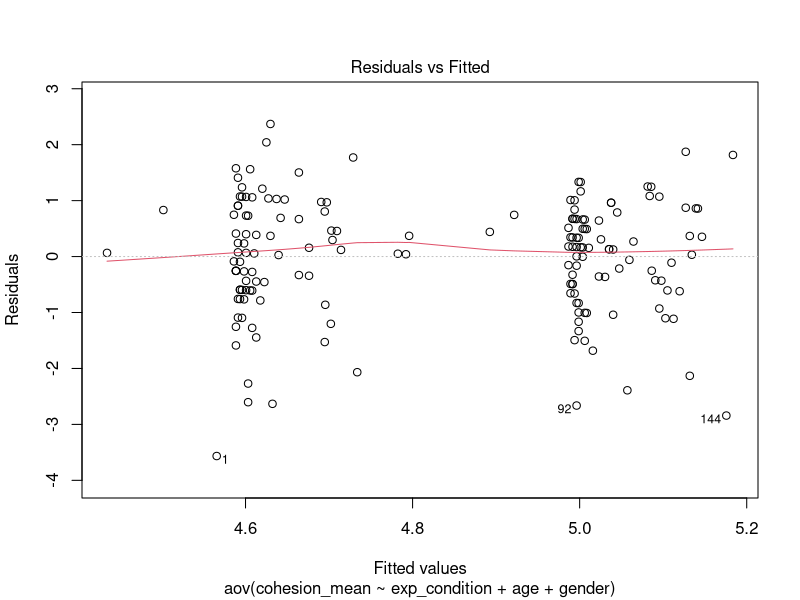

The R source for this figure: (Note: this script raises an error after producing the figure.)
## ---- chunk 1
knitr::opts_chunk$set(echo = TRUE)
## ---- chunk 2
# load user level data
library(readr)
data <- read_delim("data_project_982541_2023_07_03.csv", delim = ";", escape_double = FALSE, trim_ws = TRUE)

# add treatment variable
data$exp_condition[data$rnd_pg_6658842 == 6658840] <- 0
data$exp_condition[data$rnd_pg_6658842 == 6658841] <- 1

colnames(data)[which(names(data) == "v_1")] <- "data_policy"
colnames(data)[which(names(data) == "v_12")] <- "c_1"
colnames(data)[which(names(data) == "v_13")] <- "c_2"
colnames(data)[which(names(data) == "v_14")] <- "c_3"
colnames(data)[which(names(data) == "v_15")] <- "c_4"
colnames(data)[which(names(data) == "v_16")] <- "c_5"
colnames(data)[which(names(data) == "v_17")] <- "c_6"
colnames(data)[which(names(data) == "v_9")] <- "manip_ch"
colnames(data)[which(names(data) == "v_20")] <- "gender"
colnames(data)[which(names(data) == "v_10")] <- "age"
colnames(data)[which(names(data) == "v_11")] <- "exp"
# keep only variables of interest
data <- data[c("c_1", "c_2", "c_3", "c_4", "c_5", "c_6", "manip_ch", "gender", "age", "exp", "exp_condition")]
data$cohesion_mean <- rowMeans(
    cbind(
      data$c_1,
      data$c_2,
      data$c_3,
      data$c_4,
      data$c_5,
      data$c_6),
    na.rm = TRUE
  )

# - v_1: Datenschutz
# - p_0001: external VP

### outcome: (group) cohesion

# v_12: Ich habe das Gefühl, dass ich zu diesem Team dazu gehöre.
# v_13: Ich bin froh, Teil dieses Teams zu sein.
# v_14: Ich sehe mich als Teil dieses Teams.
# v_15: Dieses Team ist eines der Besten überhaupt.
# v_16: Ich habe das Gefühl, dass ich ein Mitglied dieses Teams bin.
# v_17: Ich bin damit zufrieden, ein Teil dieses Teams zu sein.

# scale
# - 1	Starke Ablehnung
# - 2	 
# - 3	 
# - 4	Neutral
# - 5	 
# - 6	 
# - 7	Starke Zustimmung

# mainpulation check:

# v_9: Ich denke, dass die Agenda es ermöglicht, dass sich die Kollegen und Kolleginnen besser kennenlernen können.

### demographic variables:

# v_20: Ich identifiziere mich als...

# - 1	Männlich
# - 2	Weiblich
# - 3	Divers
# - 4	Keine Angabe
# - 5	Eigene Angabe

# v_21: Gechlecht, eigene Angabe

# v_10: Wie alt sind Sie?

# v_11: Haben Sie Erfahrung mit videobasierten Online-Meetings?

# - 1	Ja
# - 2	Nein
## ---- chunk 3
str(data)
## ---- chunk 4
library(psych)
psych::describe(data)
## ---- chunk 5
psych::describeBy(data, data$exp_condition)
## ---- chunk 6
one.way <- aov(cohesion_mean ~ exp_condition, data = data)
summary(one.way)
## ---- chunk 7
one.way <- aov(cohesion_mean ~ exp_condition + age + gender, data = data)
summary(one.way)
## ---- chunk 8
plot(one.way, 1)
## ---- chunk 9
car::qqPlot(one.way)
studentized.residuals <- rstudent(one.way)
car::densityPlot(studentized.residuals) # Dichtekurve der Residuen
df <- one.way$df.residual
curve(dt(x, df= df), # theor. Kurve zum Vergleich
      add= TRUE, lwd= 2, lty= 2
) # graph. Parameter
## ---- chunk 10
plot(one.way, 5)
car::Boxplot(hatvalues(one.way), id= list(n=1)) # Hebelwerte
car::outlierTest(one.way)
## ---- chunk 11
## Residuals vs Fitted Plot to observe homoscedacity
plot(one.way, which = 1)
## ---- chunk 12
# "discovering statistics using R" p. 293
# If the largest VIF is greater than 10 then there is cause for concern (Bowerman & O'Connell, 1990; Myers, 1990).
car::vif(one.way)
